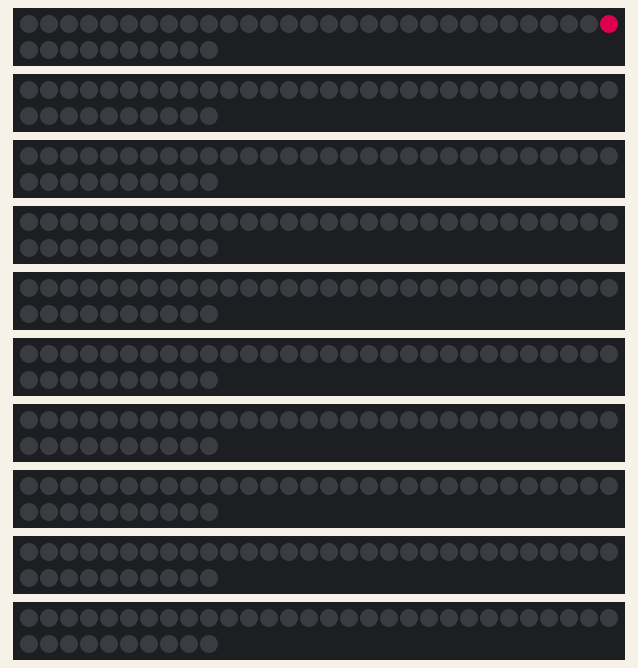
The sketch below on a simulated Arduino Uno, built with avr-gcc and run on an emulated ATmega328P. Parts: 10 × 40 RGB LEDs in strip order, left to right, continuing on the next row. Dim RGB values are drawn brighter than linear.

Above: at 0.18 s.
At 4.79 s:
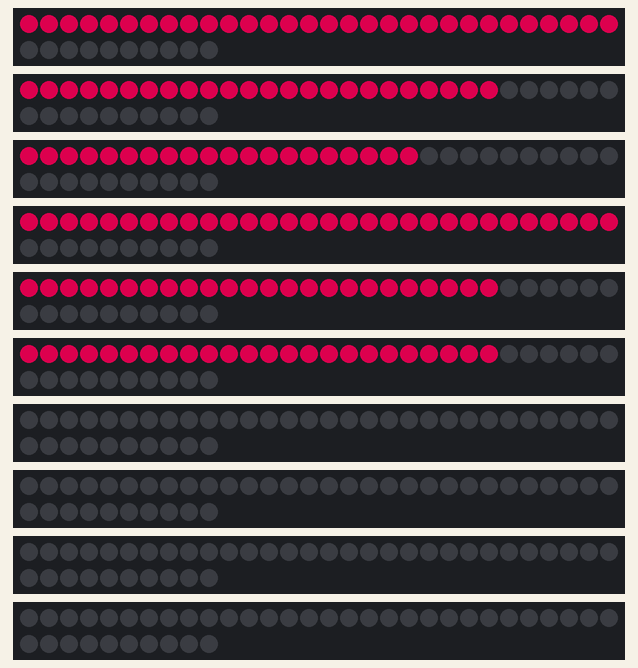
At 9.37 s:
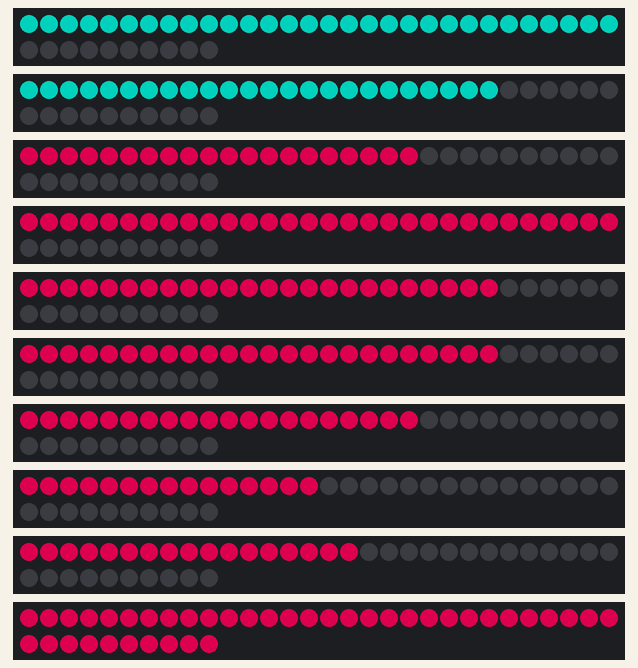
At 20.08 s:
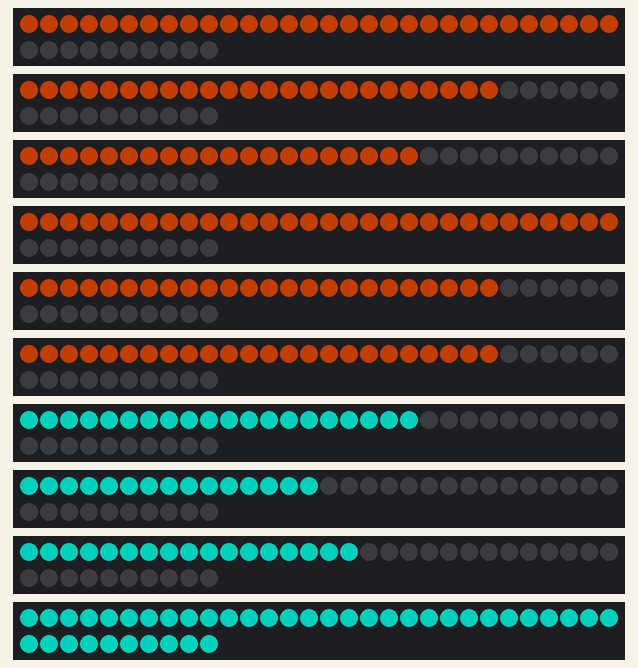
At 29.75 s:
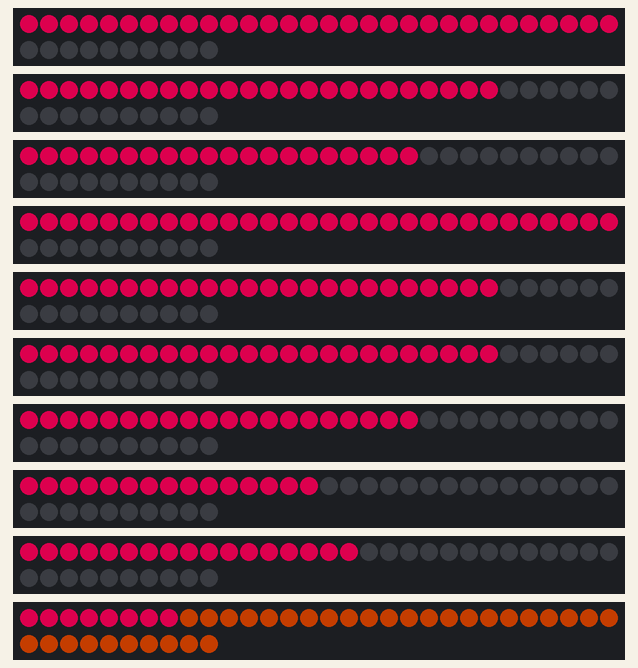
At 39.5 s:
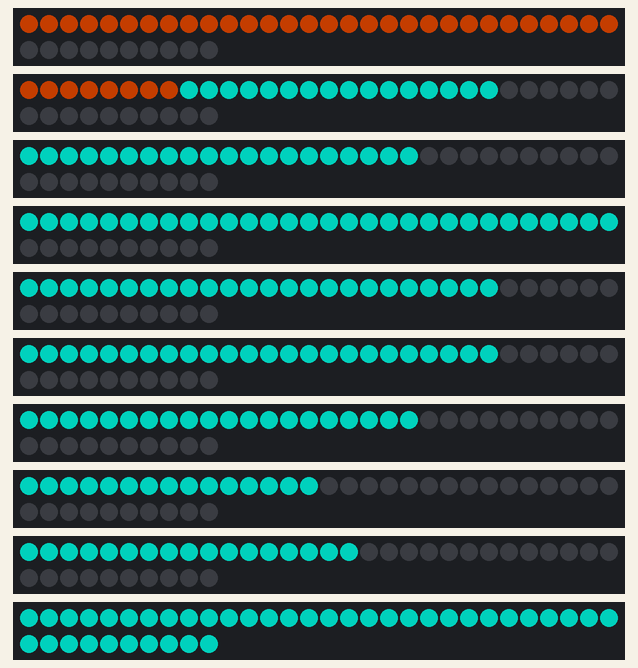

The sketch:

LED2025.ino
```cpp
#include <FastLED.h>

#define NUM_STRIPS 10
#define LED_B 24
#define LED_O 20
#define LED_M 30
#define LED_T 15
#define LED_Z 17
#define LED_CF 30
#define LED_BO 40
#define BRIGHTNESS 150

#define NUM_LEDS_PER_STRIP (40)

  uint8_t numLedPerLetter[] = {LED_CF, LED_B, LED_O, LED_M, LED_B, LED_B, LED_O, LED_T, LED_Z, LED_BO};
    CRGB leds[NUM_STRIPS][NUM_LEDS_PER_STRIP];


void setup() {
  Serial.begin(9600);
  // Setup each letter with pin and numof of led per letter

  FastLED.addLeds<NEOPIXEL, 2>(leds[0], NUM_LEDS_PER_STRIP);
  FastLED.addLeds<NEOPIXEL, 3>(leds[1], NUM_LEDS_PER_STRIP);
  FastLED.addLeds<NEOPIXEL, 4>(leds[2], NUM_LEDS_PER_STRIP);
  FastLED.addLeds<NEOPIXEL, 5>(leds[3], NUM_LEDS_PER_STRIP);
  FastLED.addLeds<NEOPIXEL, 6>(leds[4], NUM_LEDS_PER_STRIP);
  FastLED.addLeds<NEOPIXEL, 8>(leds[5], NUM_LEDS_PER_STRIP);
  FastLED.addLeds<NEOPIXEL, 9>(leds[6], NUM_LEDS_PER_STRIP);
  FastLED.addLeds<NEOPIXEL, 10>(leds[7], NUM_LEDS_PER_STRIP);
  FastLED.addLeds<NEOPIXEL, 11>(leds[8], NUM_LEDS_PER_STRIP);
  FastLED.addLeds<NEOPIXEL, 12>(leds[9], NUM_LEDS_PER_STRIP);

  FastLED.setBrightness(BRIGHTNESS);
}

bool isReversed(int x) {
  return (x == 0 || x == 2 || x == 3 || x == 8);
}

void doYourThing(CRGB color,int skip) {

  int x = 0;
  for(x = 0; x < NUM_STRIPS; x++) {
    if(isReversed(x)) {
      int i = 0;
      for(i = numLedPerLetter[x] - 1; i >= 0; i = i - skip) {
        leds[x][i] = color;
        FastLED.show();
        delay(10);
      }
    }

    else {
      int i = 0;
      for(i = 0; i < numLedPerLetter[x]; i = i + skip) {
       leds[x][i] = color;
       FastLED.show();
       delay(10);
      }
    }
    delay(100);
  }
};

void loop() {

doYourThing(CRGB(255,0,90),1);
doYourThing(CRGB(0,205,185),1);
doYourThing(CRGB(158,50,0),1);
/*
doYourThing(CRGB::Red,1);

doYourThing(CRGB::Blue,1);

doYourThing(CRGB::Green,1);
*/

}
```
